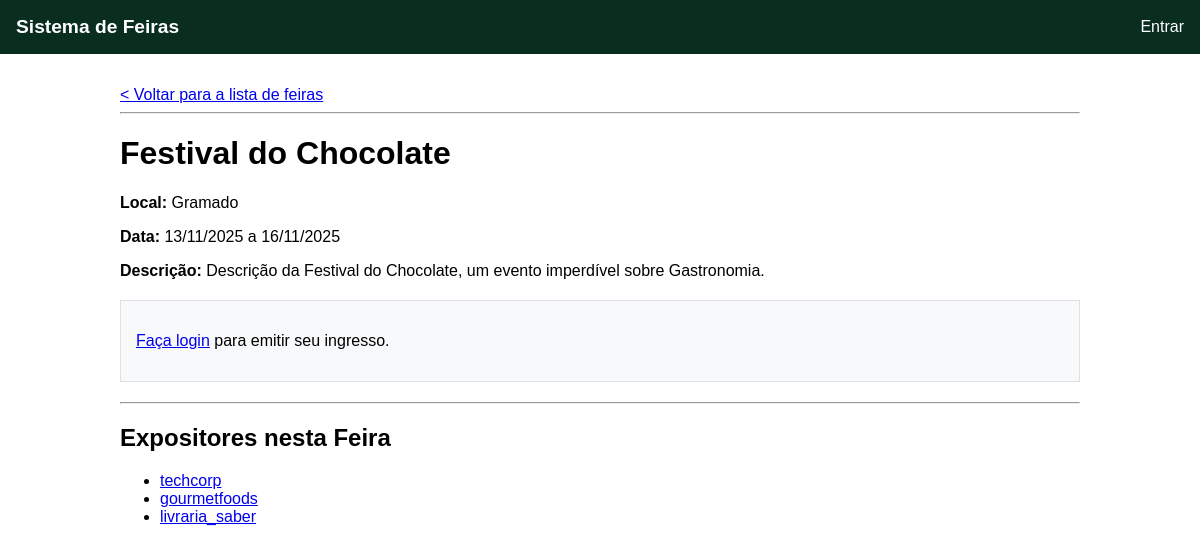
Page /feira/15/ on the committed database.
### core/models.py (models this page shows, shortened)
class Feira(models.Model):
    nome = models.CharField(max_length=100)
    descricao = models.TextField()
    localidade = models.CharField(max_length=200)
    data_inicio = models.DateField()
    data_fim = models.DateField()

class Expositor(models.Model):
    descricao = models.TextField()
    contato = models.CharField(max_length=100)  # Email ou telefone
    feiras = models.ManyToManyField(Feira, related_name='expositores')
    usuario = models.OneToOneField(settings.AUTH_USER_MODEL, on_delete=models.CASCADE)

### core/views.py (the view)
# urls.py: path('feira/<int:feira_id>/', views.detalhes_feira, name='detalhes_feira'),
def detalhes_feira(request, feira_id):
    feira = get_object_or_404(Feira, pk=feira_id)
    expositores_da_feira = feira.expositores.all()
    ingresso_usuario = None
    if request.user.is_authenticated:
        try:
            usuario_custom = Usuario.objects.get(nome=request.user.username)
            ingresso_usuario = Ingresso.objects.filter(feira=feira, usuario=usuario_custom).first()
        except Usuario.DoesNotExist:
            pass
    context = {
        'feira': feira,
        'expositores': expositores_da_feira,
        'ingresso_usuario': ingresso_usuario, # Envia o ingresso (ou None) para o template
    }
    return render(request, 'core/detalhes_feira.html', context)

### core/templates/core/detalhes_feira.html (shortened to what this page needs)
{% extends 'core/base.html' %}
{% block content %}
    <a href="{% url 'inicio' %}">< Voltar para a lista de feiras</a>
    <hr>
    <h1>{{ feira.nome }}</h1>
    <p><strong>Local:</strong> {{ feira.localidade }}</p>
    <p><strong>Data:</strong> {{ feira.data_inicio|date:"d/m/Y" }} a {{ feira.data_fim|date:"d/m/Y" }}</p>
    <p><strong>Descrição:</strong> {{ feira.descricao }}</p>
    {% if user.is_authenticated %}
        <div style="background-color: #e9f5ff; border: 1px solid #b3d7ff; padding: 15px; margin: 20px 0;">
            {% if ingresso_usuario %}
                <p><strong>Você já possui um ingresso para esta feira!</strong></p>
                <form action="{% url 'excluir_ingresso' ingresso_usuario.id %}" method="post" style="display: inline;">
                    {% csrf_token %}
                    <button type="submit" style="background-color: #dc3545; color: white; border: none; padding: 10px; cursor: pointer;">Cancelar Ingresso</button>
                </form>
            {% else %}
                <p>Garanta sua presença!</p>
                <form action="{% url 'emitir_ingresso' feira.id %}" method="post" style="display: inline;">
                    {% csrf_token %}
                    <button type="submit" style="background-color: #28a745; color: white; border: none; padding: 10px; cursor: pointer;">Emitir Meu Ingresso</button>
                </form>
            {% endif %}
        </div>
    {% else %}
        <div style="background-color: #f8f9fa; border: 1px solid #dee2e6; padding: 15px; margin: 20px 0;">
            <p><a href="{% url 'login' %}?next={{ request.path }}">Faça login</a> para emitir seu ingresso.</p>
        </div>
    {% endif %}
    <hr>
    <h2>Expositores nesta Feira</h2>
    {% if expositores %}
        <ul class="expositor-list">
            {% for expositor in expositores %}
                <li><a href="{% url 'detalhes_expositor' expositor.id %}">{{ expositor.usuario.username }}</a></li>
            {% endfor %}
        </ul>
    {% else %}
        <p>Ainda não há expositores confirmados para esta feira.</p>
    {% endif %}
{% endblock %}

### core/templates/core/base.html (style rules this page uses)
body { font-family: sans-serif; margin: 0; }

### rows in the picture
Feira: nome "Festival do Chocolate", localidade "Gramado", data_inicio "13/11/2025", data_fim "16/11/2025", descricao "Descrição da Festival do Chocolate, um evento imperdível sobre Gastronomia."
Expositor: usuario.username "techcorp"
Expositor: usuario.username "gourmetfoods"
Expositor: usuario.username "livraria_saber"
